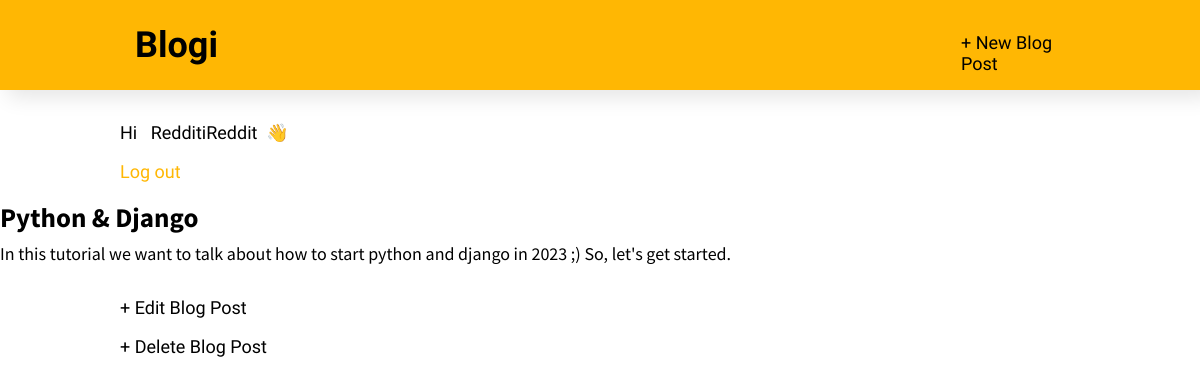
The app's page /post/1/ (signed in) with its own data.
### blog/models.py (models this page shows, shortened)
class Post(models.Model):
    title = models.CharField(max_length = 200)
    author = models.ForeignKey(
        "auth.User",
        on_delete = models.CASCADE,
    )
    body = models.TextField()

### blog/views.py (the view)
# urls.py: path("post/<int:pk>/", BlogDetailView.as_view(), name="post_detail"),
class BlogDetailView(DetailView):
    model = Post
    template_name = "post_detail.html"

### templates/post_detail.html
{% extends "base.html" %}
{% block content %}
<div class="post-entry">
    <h2>
        {{ post.title }}
    </h2>
    <p>
        {{ post.body }}
    </p>
</div>
<p><a href="{% url 'post_edit' post.pk %}">+ Edit Blog Post</a></p>
<p><a href="{% url 'post_delete' post.pk %}">+ Delete Blog Post</a></p>
{% endblock content %}

### templates/base.html (shortened to what this page needs)
{% load static %}
<html>
   <head>
      <link href="{% static 'css/base.css' %}" rel="stylesheet"s>
   </head>
   <body>
      <div>
         <header>
            <div class="nav-left">
               <h1><a href="{% url 'home' %}">Blogi</a></h1>
            </div>
            <div class="nav-right"> <a class="new_post_button" href="{% url 'post_new' %}">+ New Blog Post</a></div>
         </header>
         {% if user.is_authenticated %}
         <p class="username_greeting">Hi&nbsp;&nbsp;&nbsp;{{ user.username }}&nbsp;&nbsp;👋</p>
         <p><a class="logouting_button" href="{% url 'logout' %}">Log out</a></p>
         {% else %}
         <p>You are not logged in.</p>
         <a href="{% url 'login' %}">Log In</a> |
         <a href="{% url 'signup' %}">Sign Up</a>
         {% endif %}
         {% block content %} {% endblock content %}
      </div>
   </body>
</html>

### static/css/base.css (style rules this page uses)
body { font-family: 'Source Sans Pro', sans-serif; font-size: 18px; margin: 0px; background-color: rgb(255, 255, 255); }
header { margin-bottom: 2rem; display: flex; background-color: #FFB703; box-shadow: 10px 5px 20px 2px rgba(0, 0, 0, 0.107); padding-left: -0px; }
header, h1, a { color: black; text-decoration: none; font-family: Lilita One; padding-left: 10%; padding-right: 10%; display: flext; }
.logouting_button { color: #FFB703; }
.nav-left { margin-right: auto; margin-left: 0px; }
.nav-right { padding-top: 2rem; }
.post-entry { margin-bottom: 2rem; }
.post-entry h2 { margin: 0.5rem 0; }
.post-entry p { margin: 0; font-weight: 400; }
.username_greeting { font-family: Lilita One; color: black; padding-left: 10%; }
.new_post_button { display: flex; }

### records on screen
Post: title "Python & Django", body "In this tutorial we want to talk about how to start python and django in 2023 ;) So, let's get started."

### other values on screen
{{ user.username }} "RedditiReddit"
